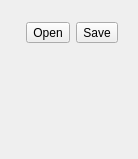
                       <widget class="QWidget" name="TabChannelMixer">
                        <property name="geometry">
                         <rect>
                          <x>0</x>
                          <y>0</y>
                          <width>100</width>
                          <height>159</height>
                         </rect>
                        </property>
                        <attribute name="label">
                         <string>Channel  Mixer</string>
                        </attribute>
                        <layout class="QVBoxLayout" name="verticalLayout_72">
                         <item>
                          <widget class="QWidget" name="widget_20" native="true">
                           <layout class="QVBoxLayout" name="verticalLayout_33">
                            <item>
                             <layout class="QHBoxLayout" name="horizontalLayout_6">
                              <property name="sizeConstraint">
                               <enum>QLayout::SetFixedSize</enum>
                              </property>
                              <item>
                               <widget class="QWidget" name="ChannelMixerWidget" native="true"/>
                              </item>
                              <item>
                               <widget class="QToolButton" name="ChannelMixerOpenButton">
                                <property name="text">
                                 <string>Open</string>
                                </property>
                                <property name="icon">
                                 <iconset resource="../photivo.qrc">
                                  <normaloff>:/photivo/Icons/folder_grey_open.png</normaloff>:/photivo/Icons/folder_grey_open.png</iconset>
                                </property>
                                <property name="iconSize">
                                 <size>
                                  <width>16</width>
                                  <height>16</height>
                                 </size>
                                </property>
                               </widget>
                              </item>
                              <item>
                               <widget class="QToolButton" name="ChannelMixerSaveButton">
                                <property name="text">
                                 <string>Save</string>
                                </property>
                                <property name="icon">
                                 <iconset resource="../photivo.qrc">
                                  <normaloff>:/photivo/Icons/filesave.png</normaloff>:/photivo/Icons/filesave.png</iconset>
                                </property>
                                <property name="iconSize">
                                 <size>
                                  <width>16</width>
                                  <height>16</height>
                                 </size>
                                </property>
                               </widget>
                              </item>
                              <item>
                               <spacer name="horizontalSpacer_14">
                                <property name="orientation">
                                 <enum>Qt::Horizontal</enum>
                                </property>
                                <property name="sizeHint" stdset="0">
                                 <size>
                                  <width>68</width>
                                  <height>25</height>
                                 </size>
                                </property>
                               </spacer>
                              </item>
                             </layout>
                            </item>
                            <item>
                             <layout class="QHBoxLayout" name="horizontalLayout_8">
                              <property name="spacing">
                               <number>0</number>
                              </property>
                              <property name="sizeConstraint">
                               <enum>QLayout::SetFixedSize</enum>
                              </property>
                              <item>
                               <widget class="QWidget" name="ChannelMixerR2RWidget" native="true"/>
                              </item>
                              <item>
                               <widget class="QWidget" name="ChannelMixerG2RWidget" native="true"/>
                              </item>
                              <item>
                               <widget class="QWidget" name="ChannelMixerB2RWidget" native="true"/>
                              </item>
                              <item>
                               <spacer name="horizontalSpacer_16bis">
                                <property name="orientation">
                                 <enum>Qt::Horizontal</enum>
                                </property>
                                <property name="sizeHint" stdset="0">
                                 <size>
                                  <width>13</width>
                                  <height>22</height>
                                 </size>
                                </property>
                               </spacer>
                              </item>
                             </layout>
                            </item>
                            <item>
                             <layout class="QHBoxLayout" name="horizontalLayout_10">
                              <property name="spacing">
                               <number>0</number>
                              </property>
                              <property name="sizeConstraint">
                               <enum>QLayout::SetFixedSize</enum>
                              </property>
                              <item>
                               <widget class="QWidget" name="ChannelMixerR2GWidget" native="true"/>
                              </item>
                              <item>
                               <widget class="QWidget" name="ChannelMixerG2GWidget" native="true"/>
                              </item>
                              <item>
                               <widget class="QWidget" name="ChannelMixerB2GWidget" native="true"/>
                              </item>
                              <item>
                               <spacer name="horizontalSpacer_16ter">
                                <property name="orientation">
                                 <enum>Qt::Horizontal</enum>
                                </property>
                                <property name="sizeHint" stdset="0">
                                 <size>
                                  <width>13</width>
                                  <height>22</height>
                                 </size>
                                </property>
                               </spacer>
                              </item>
                             </layout>
                            </item>
                            <item>
                             <layout class="QHBoxLayout" name="horizontalLayout_11">
                              <property name="spacing">
                               <number>0</number>
                              </property>
                              <property name="sizeConstraint">
                               <enum>QLayout::SetFixedSize</enum>
                              </property>
                              <item>
                               <widget class="QWidget" name="ChannelMixerR2BWidget" native="true"/>
                              </item>
                              <item>
                               <widget class="QWidget" name="ChannelMixerG2BWidget" native="true"/>
                              </item>
                              <item>
                               <widget class="QWidget" name="ChannelMixerB2BWidget" native="true"/>
                              </item>
                              <item>
                               <spacer name="horizontalSpacer_16">
                                <property name="orientation">
                                 <enum>Qt::Horizontal</enum>
                                </property>
                                <property name="sizeHint" stdset="0">
                                 <size>
                                  <width>13</width>
                                  <height>22</height>
                                 </size>
                                </property>
                               </spacer>
                              </item>
                             </layout>
                            </item>
                           </layout>
                          </widget>
                         </item>
                         <item>
                          <spacer name="verticalSpacer_33">
                           <property name="orientation">
                            <enum>Qt::Vertical</enum>
                           </property>
                           <property name="sizeHint" stdset="0">
                            <size>
                             <width>20</width>
                             <height>45</height>
                            </size>
                           </property>
                          </spacer>
                         </item>
                        </layout>
                       </widget>
